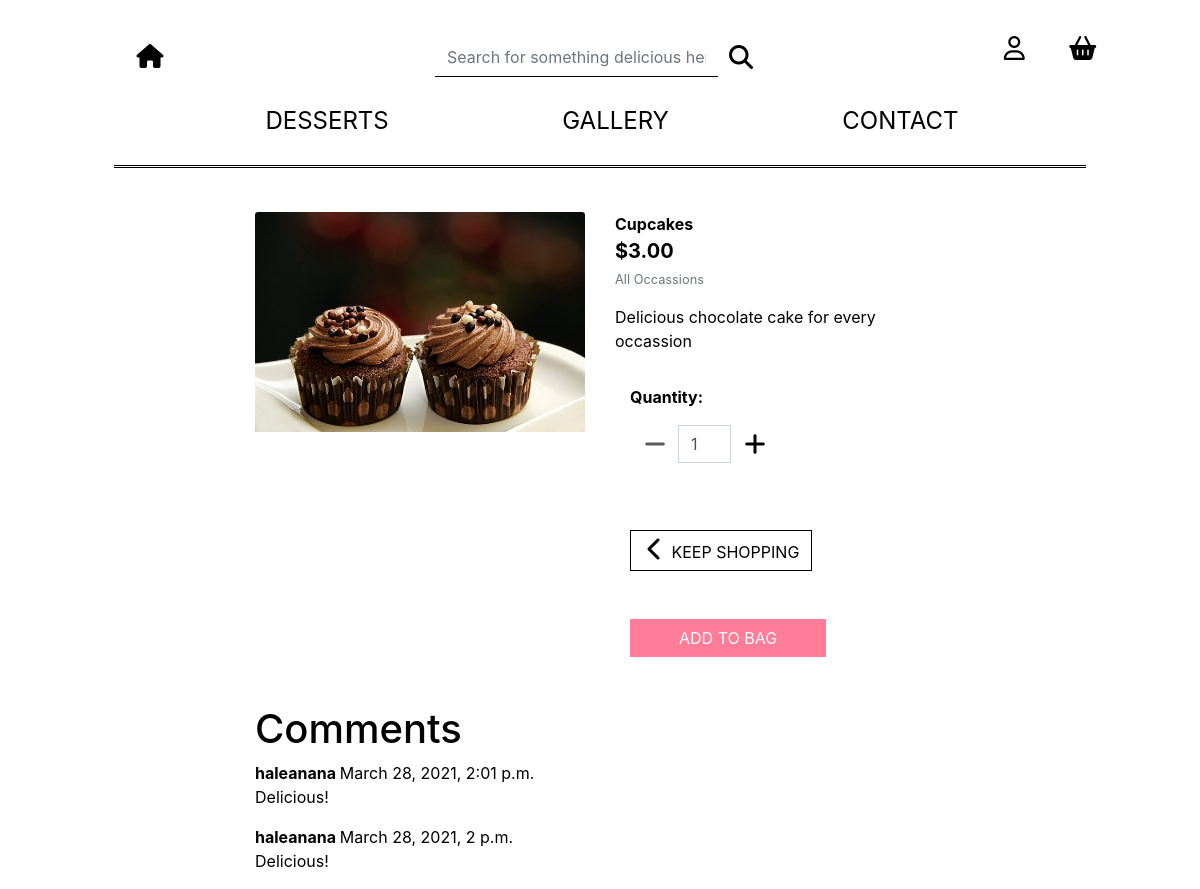
Screenshot of /products/2/ with the database file from the repository.
### products/models.py (models this page shows, shortened)
class Product(models.Model):
    category = models.ForeignKey('Category', null = True, blank = True, on_delete = models.SET_NULL)
    name = models.CharField(max_length=254)
    description = models.TextField()
    price = models.DecimalField(max_digits=6, decimal_places=2)
    image_url = models.URLField(max_length=1024, null=True, blank=True)
    image = models.ImageField(null=True, blank=True)
    total_comments = models.IntegerField(default=0,blank=True,null=True)

class Category(models.Model):
    class Meta:
        verbose_name_plural = 'Categories'
    name = models.CharField(max_length=254)
    friendly_name = models.CharField(max_length=254, null=True, blank=True)

class Comment(models.Model):
    user = models.ForeignKey(User, on_delete=models.CASCADE)
    product = models.ForeignKey(Product,on_delete=models.CASCADE)
    timestamp = models.DateTimeField(default= now)
    comment = models.TextField(blank=True)
    class Meta:
        ordering = ['-timestamp']

### products/views.py (the view, shortened to what this page needs)
# urls.py: path('<int:product_id>/', views.product_detail, name='product_detail'),
def product_detail(request, product_id):
    product = get_object_or_404(Product, pk=product_id)
    try:
        all_comments = Comment.objects.filter(product=product)
        total_comments = len(all_comments)
    except:
        total_comments = 0
    context = {
        'product_id': product_id,
        'product': product,
        'all_comments': all_comments,
        'total_comments': total_comments,
    }
    return render(request, 'products/product_detail.html', context)

### bag/context.py (called while the page is built, shortened)
def bag_contents(request):
    bag_items = []
    total = 0
    product_count = 0
    discount = settings.DISCOUNT
    bag = request.session.get('bag', {})
    if total < settings.FREE_DELIVERY_THRESHOLD:
        delivery = total * Decimal(settings.STANDARD_DELIVERY_PERCENTAGE / 100)
        free_delivery_delta = settings.FREE_DELIVERY_THRESHOLD - total
    else:
        delivery = 0
        free_delivery_delta = 0
    grand_total = delivery + total-discount
    if grand_total<0:
        grand_total = 0
    context = {
        'bag_items': bag_items,
        'total': total,
        'product_count': product_count,
        'delivery': delivery,
        'free_delivery_delta': free_delivery_delta,
        'free_delivery_threshold': settings.FREE_DELIVERY_THRESHOLD,
        'grand_total': grand_total,
    }
    return context

### products/templates/products/product_detail.html (shortened to what this page needs)
{% extends "base.html" %}
{% load static %}
{% block page_header %}
<div class="container header-container">
</div>
{% endblock %}
{% block content %}
<div class="overlay"></div>
<div class="container-fluid">
    <div class="row">
        <div class="col-12 col-md-6 col-lg-4 offset-lg-2">
            <div class="image-container my-5">
                {% if product.image %}
                <a href="{{ product.image.url }}" target="_blank">
                    <img class="card-img-top img-fluid" src="{{ product.image.url }}" alt="{{ product.name }}">
                </a>
                {% else %}
                <a href="">
                    <img class="card-img-top img-fluid" src="{{ MEDIA_URL }}noimage.png" alt="{{ product.name }}">
                </a>
                {% endif %}
            </div>
        </div>
        <div class="col-12 col-md-6 col-lg-4">
            <div class="product-details-container mb-5 mt-md-5">
                <p class="mb-0 text-black"><strong>{{ product.name }}</strong></p>
                <p class="lead mb-0 text-left font-weight-bold text-black">${{ product.price }}</p>
                {% if product.category %}
                <p class="small mt-1 mb-0">
                    <a class="text-muted" href="{% url 'products' %}?category={{ product.category.name }}">
                    {{ product.category.friendly_name }}
                    </a>
                </p>
                {% endif %}
                <p class="mt-3 text-black">{{ product.description }}</p>
                <form class="form" action="{% url 'add_to_bag' product.id %}" method="POST">
                    <div class="form-row">
                        <div class="col-12">
                            <div class="col-12">
                                <p class="mt-3 text-black"><strong>Quantity:</strong></p>
                                <div class="form-group w-50">
                                    <div class="input-group">
                                        <div class="input-group-prepend">
                                            <button class="decrement-qty btn btn-black rounded-0"
                                                data-item_id="{{ product.id }}" id="decrement-qty_{{ product.id }}">
                                                <span class="icon">
                                                    <i class="fas fa-minus"></i>
                                                </span>
                                            </button>
                                        </div>
                                        <input class="form-control qty_input" type="number" name="quantity" value="1"
                                            min="1" max="99" data-item_id="{{ product.id }}"
                                            id="id_qty_{{ product.id }}">
                                        <div class="input-group-append">
                                            <button class="increment-qty btn btn-black rounded-0"
                                                data-item_id="{{ product.id }}" id="increment-qty_{{ product.id }}">
                                                <span class="icon">
                                                    <i class="fas fa-plus"></i>
                                                </span>
                                            </button>
                                        </div>
                                    </div>
                                </div>
                            </div>
                            <div class="col-12">
                                <a href="{% url 'products' %}" class="btn btn-outline-black rounded-0 mt-5">
                                    <span class="icon">
                                        <i class="fas fa-chevron-left"></i>
                                    </span>
                                    <span class="text-uppercase">Keep Shopping</span>
                                </a>
                                <input type="submit" class="btn btn-outline-pink rounded-0 mt-5 text-uppercase px-md-5"
                                    value="Add to Bag">
                            </div>
                        </div>
                    </div>
                </form>
            </div>
        </div>
        <div class="col-12 col-md-8 mx-auto">
            <h1 class="text-black">Comments</h1>
            {% for i in all_comments %}
            <div class="text-black">
                <b>{{i.user.username}} </b><span> {{i.timestamp}}</span>
                <p>{{i.comment}}</p>
                {% endfor %}
            </div>
        </div>
    </div>
</div>
{% endblock %}

### templates/base.html (shortened to what this page needs)
{% load static %}
<!doctype html>
<html lang="en">
    <head>
    {% block corecss %}
    <link href="https://cdn.jsdelivr.net/npm/bootstrap@5.0.0-beta2/dist/css/bootstrap.min.css" rel="stylesheet">
    <link rel="stylesheet" href="https://stackpath.bootstrapcdn.com/bootstrap/4.4.1/css/bootstrap.min.css">
    <link rel="stylesheet" href="{% static 'css/base.css' %}">
    {% endblock %}
    </head>
    <body>
        <header class="container-fluid fixed-top">
            <div class="row icon-space-between pt-lg-2 d-none d-lg-flex">
                <div class="col-12 col-lg-2 my-auto py-1 py-lg-0 text-center">
                    <a href="{% url 'home'%}" class="nav-link">
                        <i class="fas fa-home"></i>
                    </a>
                </div>
                <div class="col-12 col-lg-4 my-auto py-1 py-lg-0">
                    <form method="GET" action="{% url 'products' %}">
                        <div class="input-group w-100">
                            <input class="form-control" type="text" name="q" placeholder="Search for something delicious here">
                            <div class="input-group-append">
                                <button class="unstyled-btn form-control" type="submit">
                                    <span class="icon">
                                        <i class="fas fa-search"></i>
                                    </span>
                                </button>
                            </div>
                        </div>
                    </form>
                </div>
                 <div class="col-12 col-lg-2 my-auto py-1 py-lg-0">
                     <ul class="list-inline list-unstyled text-center text-right">
                        <li class="list-inline-item dropdown">
                            <a class="text-black nav-link" href="#" id="user-options" data-bs-toggle="dropdown" aria-haspopup="true" aria-expanded="false">
                                <div class="text-center">
                                    <i class="far fa-user"></i>
                                </div>
                            </a>
                        </li>
                        <li class="list-inline-item">
                            <a class="{% if grand_total %} text-info font-weight-bold{% else %}text-black{% endif %} nav-link" href="{% url 'view_bag' %}">
                            <div class="text-center">
                               <div><i class="fas fa-shopping-basket"></i></div>
                             </div>
                            </a>
                        </li>
                     </ul>
                </div>
            </div>
            <div class="row nav-border-center">
                <nav class="navbar navbar-expand-lg navbar-light w-100">
                    {% include 'includes/nav.html' %}
                </nav>
                 <div class="row nav-border"></div>
            </div>
        </header>
        {% block page_header %}
        {% endblock %}
        {% block content %}
        {% endblock %}
    </body>
</html>

### templates/includes/nav.html (shortened to what this page needs)
<div class="collapse navbar-collapse" id="nav">
    <ul class="navbar-nav">
        <li class="nav-item dropdown">
            <a class="nav-link dropdown-toggle text-black text-uppercase nav-font" href="#" id="navbarDropdownMenuLink" role="button" data-bs-toggle="dropdown" aria-expanded="false">
            Desserts
            </a>
        </li>
        <li class="nav-item">
            <a class="nav-link text-black text-uppercase nav-font" href="#" id="gallery">
                Gallery
            </a>
        </li>
        <li class="nav-item">
            <a class="nav-link text-black text-uppercase nav-font" href="#" id="contact">
               Contact
            </a>
        </li>
    </ul>
</div>

### static/css/base.css (style rules this page uses)
html { height: 100%; }
body { color: #fff9f9; font-family: 'Roboto' serif; min-height: 100%; }
.overlay { height: 100%; width: 100%; top: 0; left: 0; position: fixed; background: white; z-index: -1; }
.text-black, i { color: #000000 !important; }
i , .nav-font { font-size: 1.5rem; }
.icon-space-between { justify-content: space-between; }
.nav-border { margin: 0; border-bottom: double; padding-top: 10px; width: 90%; color: #000000; }
.nav-border-center { justify-content: center; }
.text-right { text-align: right; }
.navbar-light .navbar-nav .nav-link { background-color: #fff; }
.navbar-nav { width: 100%; justify-content: space-evenly; }
.dropdown-toggle::after { content:none; }
.fixed-top { padding-top: 20px; background: #fff; }
input[type="text"], select.form-control { background: transparent; border: none; border-bottom: 1px solid #000000; -webkit-box-shadow: none; box-shadow: none; border-radius: 0; }
input[type="text"]::placeholder { text-align: center; }
.icon { align-items: center; display: inline-flex; justify-content: center; height: 1.5rem; width: 1.5rem; font-style: 15px; }
.unstyled-btn { border:none; }
.btn-outline-black { background: #fff; color:black !important; border: 1px solid #000000; }
.btn-outline-pink { background:#FF7291; color: white !important; border: 1px solid #FF7291; opacity: 92%; transition: opacity 0.8s; }
@media (min-width: 1200px) { .container { max-width: 80%; } }
@media (min-width: 1200px) { .container-fluid { max-width: 90%; } }
@media (min-width: 992px) { .header-container { padding-top: 164px; height: 100px; } }

### rows the page displays
Product: image (picture), name "Cupcakes", price "3.00", category.friendly_name "All Occassions", description "Delicious chocolate cake for every occassion"
Comment: user.username "haleanana", timestamp "March 28, 2021, 2:01 p.m.", comment "Delicious!"
Comment: user.username "haleanana", timestamp "March 28, 2021, 2 p.m.", comment "Delicious!"
